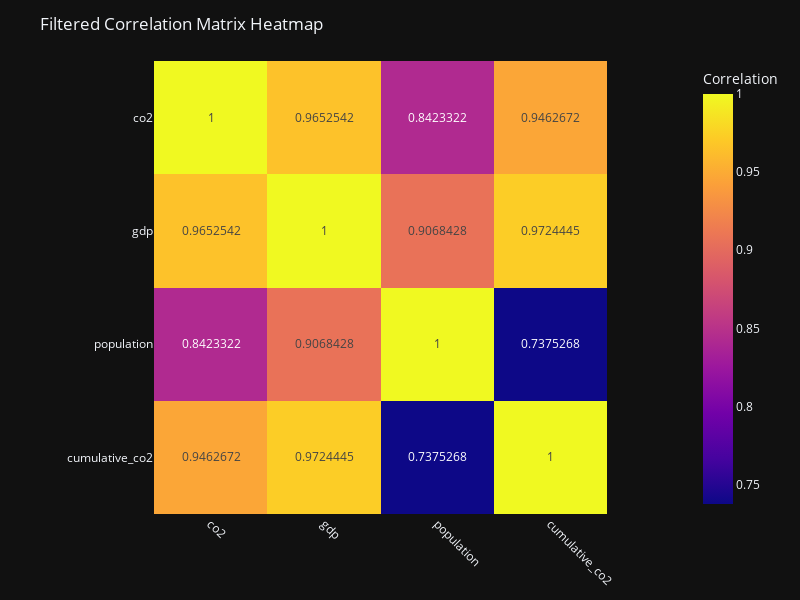

The code cell stored with this chart in its notebook:
### Code cell
# Display the correlation matrix
correlation_matrix = numeric_df.corr()

columns_of_interest = ['co2', 'gdp', 'population', 'cumulative_co2']  
correlation_matrix_filtered = numeric_df[columns_of_interest].corr()

fig = px.imshow(correlation_matrix_filtered, text_auto=True, labels=dict(color='Correlation'))
fig.update_layout(title='Filtered Correlation Matrix Heatmap', width=800, height=600)
fig.update_xaxes(tickangle=45)
fig.show()

### Figure 1 — Plotly figure (JSON) as saved in the notebook; plotly's stock layout.template omitted (floating-point values rounded to 4 significant figures)
{"data": [{"coloraxis": "coloraxis", "name": "0", "texttemplate": "%{z}", "x": ["co2", "gdp", "population", "cumulative_co2"], "y": ["co2", "gdp", "population", "cumulative_co2"], "z": [[1.0, 0.9653, 0.8423, 0.9463], [0.9653, 1.0, 0.9068, 0.9724], [0.8423, 0.9068, 1.0, 0.7375], [0.9463, 0.9724, 0.7375, 1.0]], "type": "heatmap", "xaxis": "x", "yaxis": "y", "hovertemplate": "x: %{x}<br>y: %{y}<br>Correlation: %{z}<extra></extra>"}], "layout": {"xaxis": {"anchor": "y", "domain": [0.0, 1.0], "scaleanchor": "y", "constrain": "domain", "tickangle": 45}, "yaxis": {"anchor": "x", "domain": [0.0, 1.0], "autorange": "reversed", "constrain": "domain"}, "coloraxis": {"colorbar": {"title": {"text": "Correlation"}}, "colorscale": [[0.0, "#0d0887"], [0.1111, "#46039f"], [0.2222, "#7201a8"], [0.3333, "#9c179e"], [0.4444, "#bd3786"], [0.5556, "#d8576b"], [0.6667, "#ed7953"], [0.7778, "#fb9f3a"], [0.8889, "#fdca26"], [1.0, "#f0f921"]]}, "margin": {"t": 60}, "title": {"text": "Filtered Correlation Matrix Heatmap"}, "width": 800, "height": 600}}
